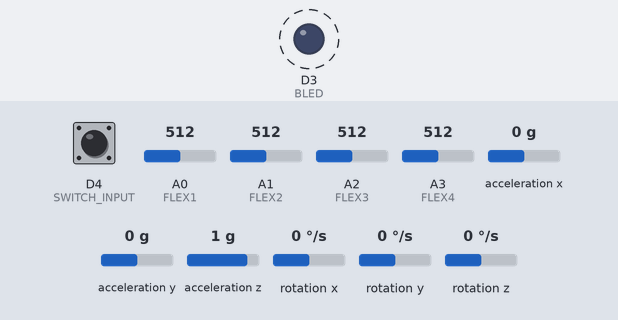
The sketch below on a simulated Arduino Nano 33 IoT. On the bench: output pins drawn as LEDs (lit = HIGH). Dashed ring = blinking. The inputs (shaded band) are chosen by the test bench; at power-on: D4 (SWITCH_INPUT) HIGH, A0 (FLEX1) = 512, A1 (FLEX2) = 512, A2 (FLEX3) = 512, A3 (FLEX4) = 512, acceleration x 0 g, acceleration y 0 g, acceleration z 1 g, rotation x 0 °/s, rotation y 0 °/s, rotation z 0 °/s. Nothing arrives over Bluetooth unless stated; a phone connects over Bluetooth LE 3 s after start.

Above: at 0.12 s.
Timing chart, 0 to 3.0 s (numbered marks = the images above):
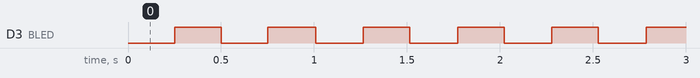

Measured:
- by itself, D3 (BLED): alternates HIGH for 0.25 s and LOW for 0.26 s, 11 changes in all, then stays HIGH

The sketch:

SpectreFlex_Arduino.ino
```cpp
/*
 * Specre Flex Arduino Control
 *
 * This program uses an Arduino Nano RP2040 to capture value and send them
 * over bluetooth to the connected device
 */

// Libraries for Bloothtooth Module
#include <ArduinoBLE.h>
#include <Arduino_LSM6DSOX.h>

// Bluetooth Initialization and Constants
BLEService controlService("6F457C49-2D99-4334-B087-B7CD9E62D807");

//Gyro characteristic can be read and notified by remote device
BLECharacteristic testCharacteristic("6F457C49-2D99-4334-B087-B7CD9E62D808", BLERead | BLENotify, 20, 20);


// Flex sensor pins
const int FLEX1 = A0;     // Thumb
const int FLEX2 = A1;     // Index
const int FLEX3 = A2;     // Middle
const int FLEX4 = A3;     // Ring

// Flex sensor threshold values
const int FLEX1_THRESHOLD = 550;
const int FLEX2_THRESHOLD = 570;
const int FLEX3_THRESHOLD = 550;
const int FLEX4_THRESHOLD = 580;

const int GYRO_RANGE = 500;

// Bluetooth LED
const int BLED = 3;
const int BLINK_TIME = 250;
int time_since_last_blink = millis();

// Switch Input
const int SWITCH_INPUT = 4;   // active low (low when button is pressed)

char msgBuffer[32];

void startBLE(){
  if (!BLE.begin())
  {
    Serial.println("starting BLE failed!");
  }

  // set BLED as an output
  pinMode(BLED, OUTPUT);
  digitalWrite(BLED, LOW);

  // set switch as an input
  pinMode(SWITCH_INPUT, INPUT);

    /*
   *  Bluetooth Setup
   */
  BLE.setDeviceName("Spectre Flex");
  BLE.setLocalName("Spectre Flex");

  BLE.setAdvertisedService(controlService);
  controlService.addCharacteristic(testCharacteristic);

  BLE.addService(controlService);

  testCharacteristic.writeValue((byte) 0xFF);

  BLE.advertise();

}

void setup() {

  //Serial.begin(9600);
  //Serial.println("Arduino Started");

  if (!IMU.begin()) {
    while (1) {
      // Flash BLED very fast
      digitalWrite(BLED, HIGH);
      delay(100);
      digitalWrite(BLED, LOW);
      delay(100);
    }
}

  startBLE();
}

byte BoolArrayToByte(bool boolArray[8]){
  byte result = 0;

  for(int i = 0; i < 8; ++i){
    if(boolArray[i])
      result = result | (i << i);
  }
  return result;
}

void floatFormatting(byte output[4] ,float x, float y, float z) {
  bool x_sign, y_sign, z_sign;
  int x_one, y_one, z_one, x_dec, y_dec, z_dec, out0, out1, out2, out3;
  bool bArr0[8] = {0, 0, 0, 0, 0, 0, 0, 0};
  bool bArr1[8] = {0, 0, 0, 0, 0, 0, 0, 0};
  bool bArr2[8] = {0, 0, 0, 0, 0, 0, 0, 0};
  bool bArr3[8] = {0, 0, 0, 0, 0, 0, 0, 0};

  x_one = (int) x;
  y_one = (int) y;
  z_one = (int) z;

  if  (x < 0)
    x_sign = true;
  else
    x_sign = false;
  if  (y < 0)
    y_sign = true;
  else
    y_sign = false;
  if  (z < 0)
    z_sign = true;
  else
    z_sign = false;

  bArr0[7] = x_sign;
  bArr1[7] = y_sign;
  bArr2[7] = z_sign;
  bArr0[6] = x_one;
  bArr1[6] = y_one;
  bArr2[6] = z_one;

  x_dec = abs((x - x_one) * 100);
  y_dec = abs((y - y_one) * 100);
  z_dec = abs((z - z_one) * 100);

  for (int i = 6; i > 0; --i){
    bArr0[i - 1] = bitRead(x_dec,i);
    bArr1[i - 1] = bitRead(y_dec,i);
    bArr2[i - 1] = bitRead(z_dec,i);
  }
  bArr3[0] = bitRead(x_dec,0);
  bArr3[1] = bitRead(y_dec,0);
  bArr3[2] = bitRead(z_dec,0);

  out0 = 0;
  out1 = 0;
  out2 = 0;
  out3 = 0;

  for (int i = 7; i >= 0; --i){
    out0 += bArr0[i]*pow(2, i);
    out1 += bArr1[i]*pow(2, i);
    out2 += bArr2[i]*pow(2, i);
    out3 += bArr3[i]*pow(2, i);
  }

  output[0] = byte(out0);
  output[1] = byte(out1);
  output[2] = byte(out2);
  output[3] = byte(out3);
}

void loop() {
  BLEDevice central = BLE.central();

  float x_g, y_g, z_g, x_a, y_a, z_a;
  byte flex1_b, flex2_b, flex3_b, flex4_b, switch_b, gyroX_b, gyroY_b, gyroZ_b, acclX_b, acclY_b, acclZ_b;
  byte acclFormat[4] = {(byte) 0x00, (byte) 0x00, (byte) 0x00, (byte) 0x00};
  byte gyroFormat[4] = {(byte) 0x00, (byte) 0x00, (byte) 0x00, (byte) 0x00};

  if (IMU.gyroscopeAvailable()){
    IMU.readGyroscope(x_g, y_g, z_g);
    if (x_g > GYRO_RANGE)
      x_g = GYRO_RANGE;
    else if (x_g < -GYRO_RANGE)
      x_g = -GYRO_RANGE;

    if (y_g > GYRO_RANGE)
      y_g = GYRO_RANGE;
    else if (y_g < -GYRO_RANGE)
      y_g = -GYRO_RANGE;

    if (z_g > GYRO_RANGE)
      z_g = GYRO_RANGE;
    else if (z_g < -GYRO_RANGE)
      z_g = -GYRO_RANGE;

    x_g = ( x_g / GYRO_RANGE ) * 1.99;
    y_g = ( y_g / GYRO_RANGE ) * 1.99;
    z_g = ( z_g / GYRO_RANGE ) * 1.99;

    floatFormatting(gyroFormat, x_g, y_g, z_g);

  }
  else
    x_g = 0.00, y_g = 0.00, z_g = 0.00;
  if (IMU.accelerationAvailable()){
    IMU.readAcceleration(x_a, y_a, z_a);
    floatFormatting(acclFormat, x_a, y_a, z_a);

  }
  else
    x_a = 0.00, y_a = 0.00, z_a = 1.00;

  gyroX_b = (byte) ((unsigned int) (x_g));
  gyroY_b = (byte) ((unsigned int) (y_g));
  gyroZ_b = (byte) ((unsigned int) (z_g));

  acclX_b = (byte) ((int) (x_a));
  acclY_b = (byte) ((int) (y_a*125));
  acclZ_b = (byte) ((int) (z_a));

  if(analogRead(FLEX1) < FLEX1_THRESHOLD) {
    flex1_b = (byte) 0x01;
  }
  else{
    flex1_b = (byte) 0x00;
  }
  if(analogRead(FLEX2) < FLEX2_THRESHOLD) {
    flex2_b = (byte) 0x01;
  }
  else{
    flex2_b = (byte) 0x00;
  }
  if(analogRead(FLEX3) < FLEX3_THRESHOLD) {
    flex3_b = (byte) 0x01;
  }
  else{
    flex3_b = (byte) 0x00;
  }
  if(analogRead(FLEX4) < FLEX4_THRESHOLD) {
    flex4_b = (byte) 0x01;
  }
  else{
    flex4_b = (byte) 0x00;
  }
  if(!digitalRead(SWITCH_INPUT)) {
    switch_b = (byte) 0x01;
  }
  else {
    switch_b = (byte) 0x00;
  }

  //byte maxByte[20] = {flex1_b, flex2_b, flex3_b, flex4_b, acclFormat[0], acclFormat[1], acclFormat[2], acclFormat[3], gyroFormat[0], gyroFormat[1], gyroFormat[2], gyroFormat[3], (byte) 0xFF, (byte) 0xFF, (byte) 0xFF, (byte) 0xFF, (byte) 0xFF, (byte) 0xFF, (byte) 0xFF, (byte) 0xFF};
  byte maxByte[20] = {flex1_b, flex2_b, flex3_b, flex4_b, switch_b, acclFormat[0], acclFormat[1], acclFormat[2], acclFormat[3], gyroFormat[0], gyroFormat[1], gyroFormat[2], gyroFormat[3], (byte) 0xFF, (byte) 0xFF, (byte) 0xFF, (byte) 0xFF, (byte) 0xFF, (byte) 0xFF, (byte) 0xFF};

  // send data over bluetooth if connection and turn on bluetooth LED
  if (central.connected())
  {
    testCharacteristic.writeValue(maxByte, 20);
    digitalWrite(BLED, HIGH);
  }
  else
  {
    if(millis() - time_since_last_blink >= BLINK_TIME)
    {
      digitalWrite(BLED, HIGH);
    }
    if(millis() - time_since_last_blink >= 2 * BLINK_TIME)
    {
      digitalWrite(BLED, LOW);
      time_since_last_blink = millis();
    }
  }

  delay(5);
}
```
